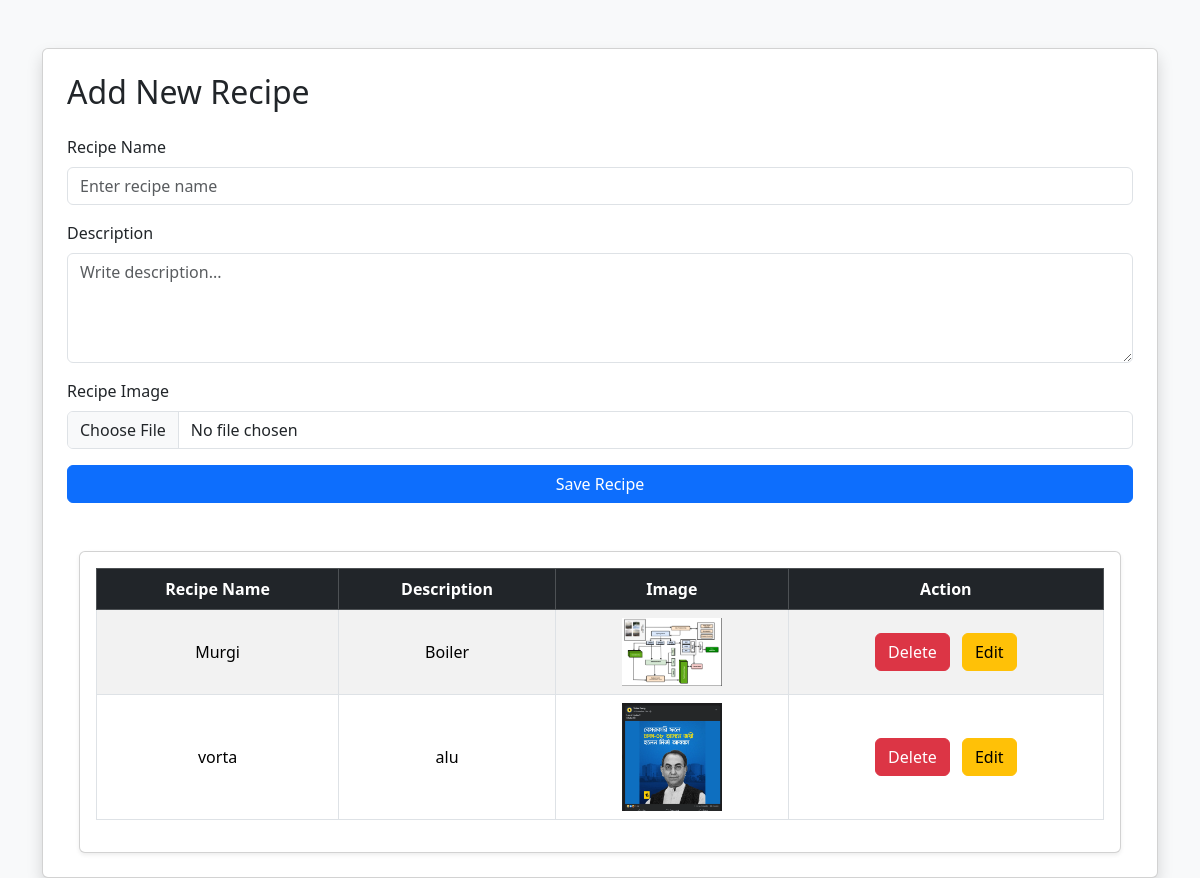
/recipe/, run on an earlier commit of the app's database.
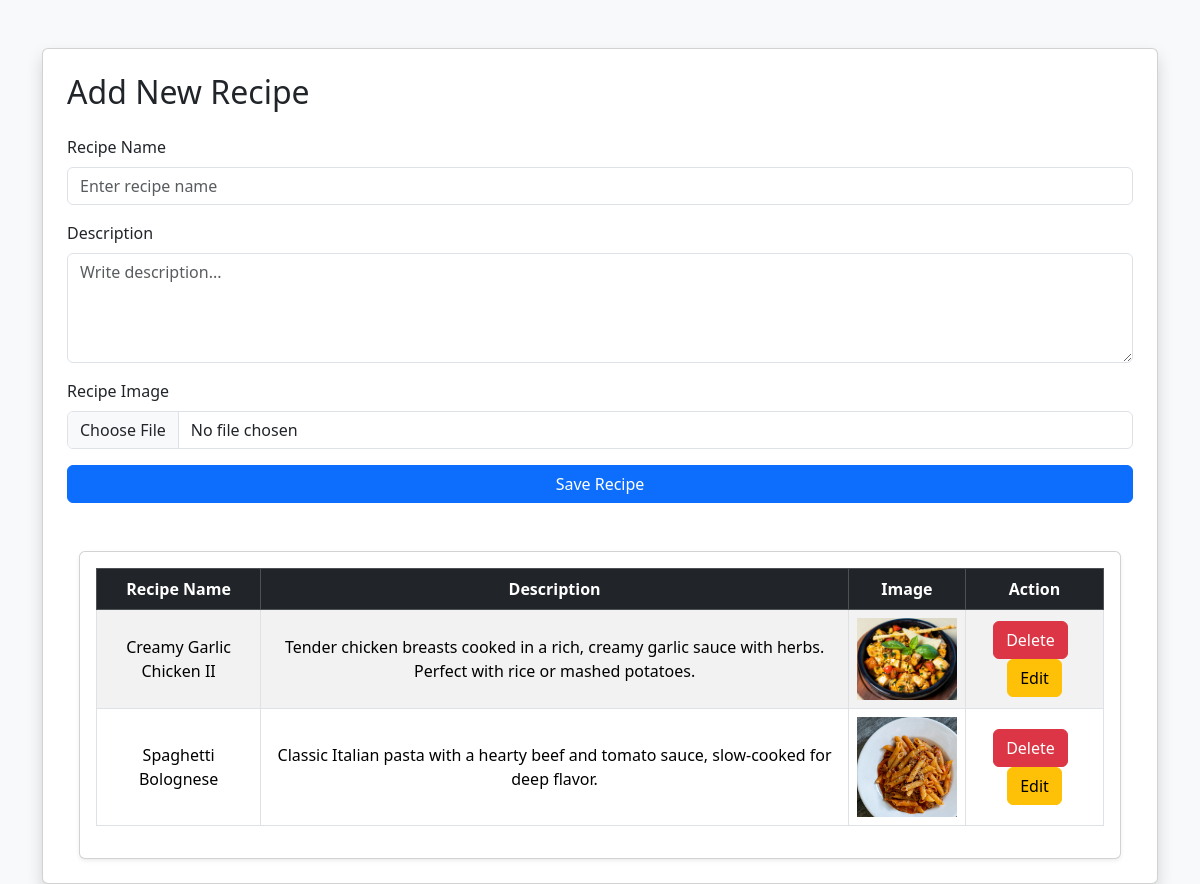
And on a later commit of the database.
### vege/models.py (models this page shows)
class Recipe(models.Model):
    user = models.ForeignKey(User, on_delete=models.SET_NULL, null=True, blank=True)
    recipe_name = models.CharField(max_length=50)
    desc = models.TextField()
    image = models.ImageField(upload_to='recipe')

### vege/views.py (the view, shortened to what this page needs)
# urls.py: path("recipe/", recipe, name="recipe"),
def recipe(request):
    recipes = Recipe.objects.all()
    return render(request, "recipe.html", {"recipes": recipes})

### vege/templates/recipe.html (shortened to what this page needs)
<!doctype html>
<html lang="en">
  <head>
    <link
      href="https://cdn.jsdelivr.net/npm/bootstrap@5.3.3/dist/css/bootstrap.min.css"
      rel="stylesheet"
    />
  </head>
  <body class="bg-light">
    <div class="container mt-5">
      <div class="card shadow p-4">
        <h2 class="mb-4">Add New Recipe</h2>
        <form method="POST" enctype="multipart/form-data">
          <div class="mb-3">
            <label class="form-label">Recipe Name</label>
            <input
              type="text"
              name="recipe_name"
              class="form-control"
              placeholder="Enter recipe name"
              required
            />
          </div>
          <div class="mb-3">
            <label class="form-label">Description</label>
            <textarea
              name="desc"
              class="form-control"
              rows="4"
              placeholder="Write description..."
              required
            ></textarea>
          </div>
          <div class="mb-3">
            <label class="form-label">Recipe Image</label>
            <input
              type="file"
              name="image"
              class="form-control"
              accept="image/*"
              required
            />
          </div>
          <button type="submit" class="btn btn-primary w-100">
            Save Recipe
          </button>
        </form>
        <div class="container mt-5">
          <div class="card shadow-sm p-3">
            <table
              class="table table-striped table-hover table-bordered text-center align-middle"
            >
              <thead class="table-dark">
                <tr>
                  <th>Recipe Name</th>
                  <th>Description</th>
                  <th>Image</th>
                  <th>Action</th>
                </tr>
              </thead>
              <tbody>
                {% for r in recipes %}
                <tr>
                  <td>{{ r.recipe_name }}</td>
                  <td>{{ r.desc }}</td>
                  <td>
                    <img src="{{ r.image.url }}" width="100" />
                  </td>
                  <td>
                    <a
                      href="/delete_recipe/{{ r.id }}/"
                      class="btn btn-danger me-2"
                      >Delete</a
                    >
                    <a href="/update_recipe/{{ r.id }}/" class="btn btn-warning"
                      >Edit</a
                    >
                  </td>
                </tr>
                {% endfor %}
              </tbody>
            </table>
          </div>
        </div>
      </div>
    </div>
  </body>
</html>

What changed in the data, as far as the page shows it:
removed Recipe: recipe_name "Murgi", desc "Boiler", image (picture)
removed Recipe: recipe_name "vorta", desc "alu", image (picture)
added Recipe: recipe_name "Creamy Garlic Chicken II", desc "Tender chicken breasts cooked in a rich, creamy garlic sauce with herbs. Perfect with rice or mashed potatoes.", image (picture)
added Recipe: recipe_name "Spaghetti Bolognese", desc "Classic Italian pasta with a hearty beef and tomato sauce, slow-cooked for deep flavor.", image (picture)
